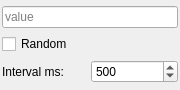
<?xml version="1.0" encoding="UTF-8"?>
<ui version="4.0">
 <class>NumberSourceDataUi</class>
 <widget class="QWidget" name="NumberSourceDataUi">
  <property name="geometry">
   <rect>
    <x>0</x>
    <y>0</y>
    <width>180</width>
    <height>90</height>
   </rect>
  </property>
  <property name="windowTitle">
   <string>Form</string>
  </property>
  <layout class="QVBoxLayout" name="verticalLayout">
   <property name="spacing">
    <number>2</number>
   </property>
   <property name="leftMargin">
    <number>2</number>
   </property>
   <property name="topMargin">
    <number>2</number>
   </property>
   <property name="rightMargin">
    <number>2</number>
   </property>
   <property name="bottomMargin">
    <number>2</number>
   </property>
   <item>
    <widget class="QLineEdit" name="lineEdit">
     <property name="placeholderText">
      <string>value</string>
     </property>
    </widget>
   </item>
   <item>
    <widget class="QCheckBox" name="randomEnabled">
     <property name="text">
      <string>Random</string>
     </property>
    </widget>
   </item>
   <item>
    <layout class="QHBoxLayout" name="intervalLayout">
     <item>
      <widget class="QLabel" name="intervalLabel">
       <property name="text">
        <string>Interval ms:</string>
       </property>
      </widget>
     </item>
     <item>
      <widget class="QSpinBox" name="intervalSpin">
       <property name="minimum">
        <number>50</number>
       </property>
       <property name="maximum">
        <number>10000</number>
       </property>
       <property name="singleStep">
        <number>50</number>
       </property>
       <property name="value">
        <number>500</number>
       </property>
      </widget>
     </item>
    </layout>
   </item>
  </layout>
 </widget>
 <resources/>
 <connections/>
</ui>
